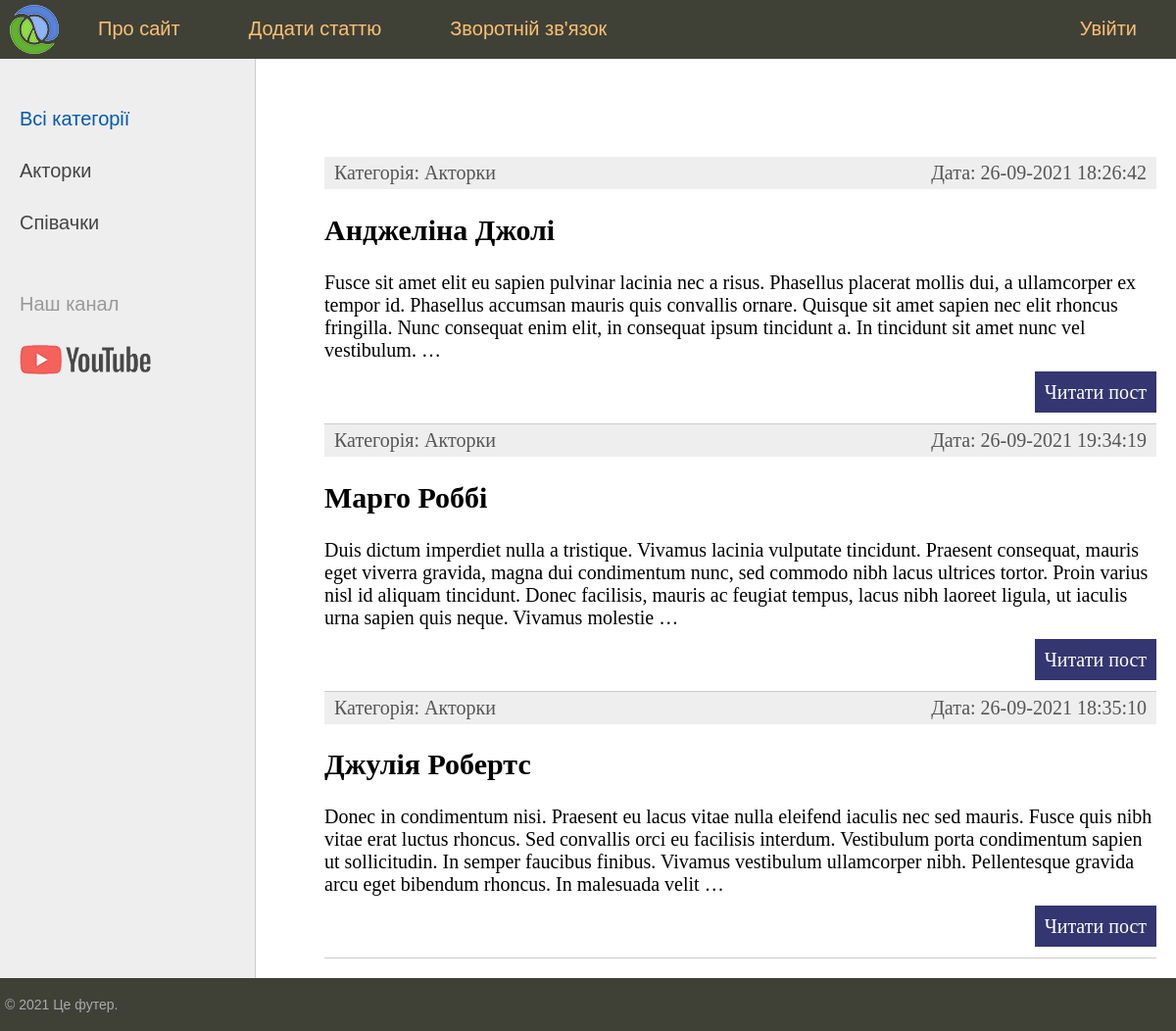
Before: / with the older database file.
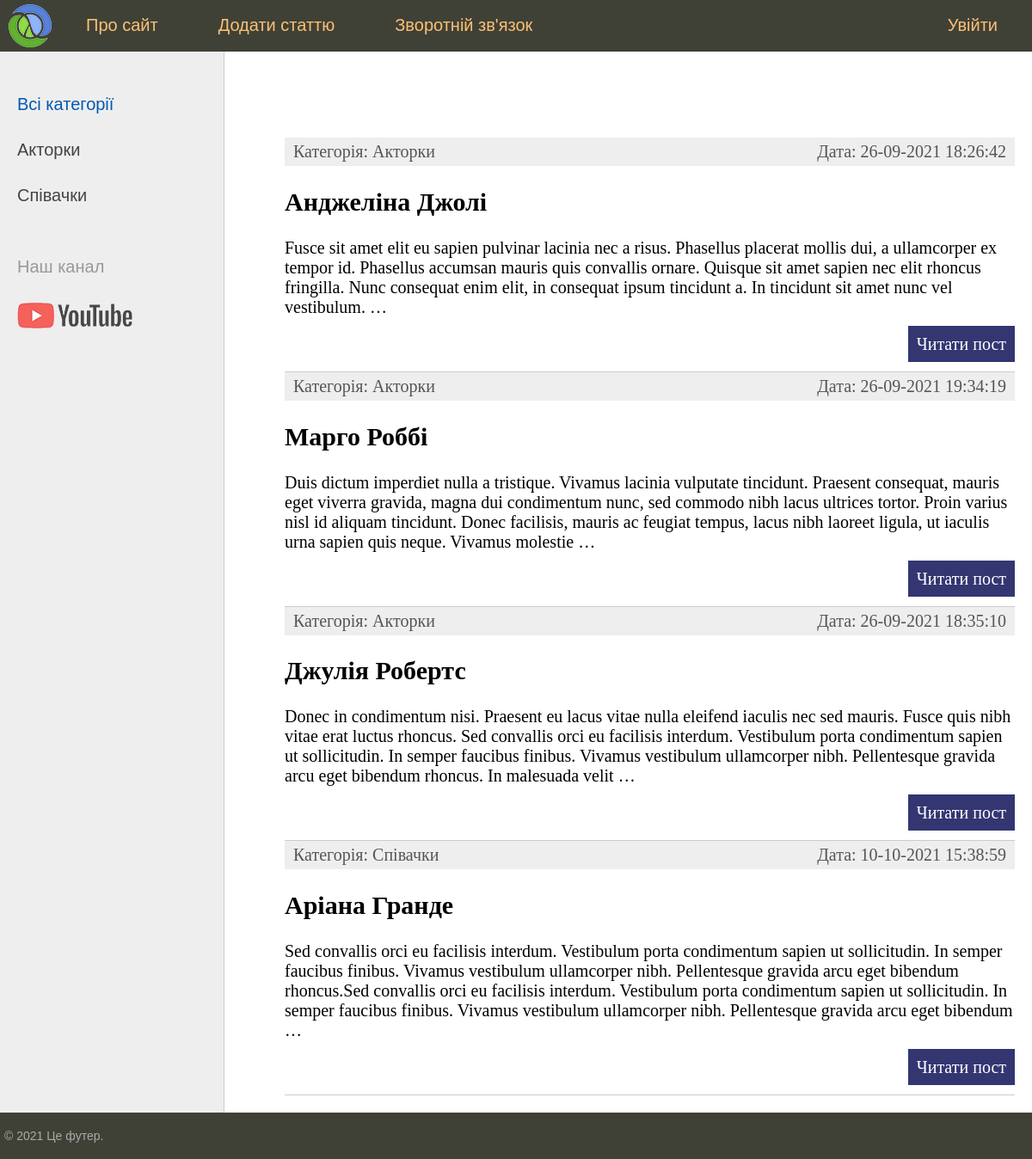
After: the same page with the newer database file.
### women/models.py (models this page shows, shortened)
class Category(models.Model):
    name = models.CharField(max_length=100, db_index=True)
    def __str__(self):
        return self.name
    def get_absolute_url(self):
        return reverse('category', kwargs={'cat_id': self.pk})

class Women(models.Model):
    title = models.CharField(max_length=255, verbose_name="Заголовок")
    content = models.TextField(blank=True, verbose_name="Контент статті")
    photo = models.ImageField(upload_to="photos/%Y/%m/%d/", verbose_name="Фото")
    time_create = models.DateTimeField(auto_now_add=True, verbose_name="Дата створення")
    time_update = models.DateTimeField(auto_now=True, verbose_name="Дата редагування")
    is_published = models.BooleanField(default=True, verbose_name="Чи опубліковано")
    cat = models.ForeignKey('Category', on_delete=models.PROTECT, null=True, verbose_name="Категорії")
    def get_absolute_url(self):
        return reverse('post', kwargs={'post_id': self.pk})
    class Meta:
        verbose_name = 'Відомі жінки'
        verbose_name_plural = 'Відомі жінки'
        ordering = ['time_create', 'title']

### women/views.py (the view)
# urls.py: path('', index, name='home'),
def index(request):
    posts = Women.objects.all()
    cats = Category.objects.all()
    context = {
        'posts': posts,
        'cats': cats,
        'menu': menu,
        'title': 'Головна сторінка',
        'cat_selected': 0
        }
    return render(request, 'women/index.html', context=context)

### women/templates/women/index.html (shortened to what this page needs)
{% extends 'women/base.html' %}
{% block content %}
<ul class="list-articles">
	{% for p in posts %}
			<li><div class="article-panel">
                <p class="first">Категорія: {{p.cat}}</p>
				<p class="last">Дата: {{p.time_update|date:"d-m-Y H:i:s"}}</p>
			    </div>
				<h2>{{p.title}}</h2>
	{% autoescape on %}
	{{p.content|linebreaks|truncatewords:50}}
	{% endautoescape %}
			<p class="link-read-post"><a href='{{ p.get_absolute_url }}'>Читати пост</a></p>
			</li>
	{% endfor %}
</ul>
{% endblock %}

### women/templates/women/base.html (shortened to what this page needs)
{% load static %}
<!DOCTYPE html>
<html>
<head>
	<link type="text/css" href="{% static 'women/css/styles.css' %}" rel="stylesheet" />
</head>
<body>
<table class="table-page" border=0 cellpadding="0" cellspacing="0">
<tr><td valign=top>
{% block mainmenu %}
		<div class="header">
			<ul id="mainmenu" class="mainmenu">
			<li class="logo"><a href="{% url 'home' %}"><div class="logo"></div></a></li>
{% for m in menu %}
	{% if not forloop.last %}
			<li><a href="{% url m.url_name %}">{{m.title}}</a></li>
	{% else %}
			<li class="last"><a href="{% url m.url_name %}">{{m.title}}</a></li>
	{% endif %}
{% endfor %}
			</ul>
		</div>
{% endblock mainmenu %}
<table class="table-content" border=0 cellpadding="0" cellspacing="0">
<tr>
	<td valign="top" class="left-chapters">
	<ul id="leftchapters">
{% if cat_selected == 0 %}
                   <li class="selected">Всі категорії</li>
{% else %}
                   <li><a href="{% url 'home' %}">Всі категорії</a></li>
{% endif %}
{% for c in cats %}
         {% if c.pk == cat_selected %}
                   <li class="selected">{{c.name}}</li>
         {% else %}
                   <li><a href="{{ c.get_absolute_url }}">{{c.name}}</a></li>
         {% endif %}
{% endfor %}
		<li class="share">
		<p>Наш канал</p>
		<a class="share-yt" href="#" target="_blank" rel="nofollow"></a>
		</li>
	</ul>
</td>
<td valign="top" class="content">
	<div class="content-text">
{% block content %}
{% endblock %}
	</div>
</td></tr></table>
</td></tr>
<tr><td valign=top>
	<div id="footer">
		<p>&copy; 2021 Це футер.</p>
	</div>
</td></tr></table>
</body>
</html>

### women/static/women/css/styles.css (style rules this page uses)
html, body { font-family: 'Arial'; margin: 0; padding: 0; height: 100%; width: 100%; color: #444; }
a { color: #0059b2; text-decoration: none; }
p.link-read-post { text-align: right; }
p.link-read-post a { padding: 10px; min-width: 100px; background: #333671; color: #fff; text-decoration: none; }
div.article-panel { background: #eee; padding: 5px 10px 5px 10px; box-sizing border-box; overflow: hidden; color: #555; }
div.article-panel p.first { margin: 0; float: left; }
div.article-panel p.last { margin: 0; float: right; }
ul.list-articles { list-style: none; margin: 0; padding: 0; }
ul.list-articles li { border-bottom: 1px solid #ccc; }
.table-page { width: 100%; height: 100%; vertical-align: top; }
.table-page tr { height: 100%; }
.header { background: #3F4137; height: 60px; }
.logo { background: url('../images/logo.png') no-repeat 10px 5px; width: 70px; height: 60px; }
ul.mainmenu { list-style: none; margin: 0; padding: 0; height: 60px; color: #fdc073; font-size: 20px; overflow: hidden; }
ul.mainmenu li { float: left; margin: 18px 40px 0 30px; }
ul.mainmenu li.logo { margin: 0; }
ul.mainmenu li.last { float: right; }
ul.mainmenu li a { color: #fdc073; text-decoration: none; }
.table-content { width: 100%; min-height: 100%; height: 100%; }
.left-chapters { margin: 0; background: #eee; border-right: 1px solid #ccc; min-height: 100%; }
.left-chapters ul { width: 230px; min-height: 100%; margin: 0; padding: 20px 10px 10px 20px; list-style: none; font-size: 20px; }
.left-chapters ul li { margin: 30px 0 0 0; color: #999; }
.left-chapters ul li.selected { color: #0059b2; }
.left-chapters ul li a { color: #444; text-decoration: none; }
.left-chapters ul li.share { margin: 60px 0 0 0; }
.left-chapters ul li.share p { margin: 30px 0 30px 0; }
.left-chapters ul li.share a { display: inline-block; width: 40px; height: 40px; margin: 0 20px 0 0; }
.left-chapters ul li.share a.share-yt { width: 100%; height: 30px; background: url('../images/share_yt.png') no-repeat 0 0 }
.content { padding: 40px 20px 20px 40px; width: 100%; box-sizing: border-box; }
.content-text { margin: 60px 0 0 30px; color: #000; font-size: 20px; font-family: Yandex Sans Display Light; }
#footer { box-sizing: border-box; background: #3F4137; padding: 5px; color: #aaa; font-size: 14px; font-family: Verdana, Geneva, Arial, Helvetica; text-align: left; overflow: hidden; }

Changed rows visible on the page:
added Women: cat "Співачки", time_update "10-10-2021 15:38:59", title "Аріана Гранде", content "Sed convallis orci eu facilisis interdum. Vestibulum porta condimentum sapien ut sollicitudin. In semper faucibus finibus. Vivamus vestibulum ullamcorper nibh. Pellentesque gravida arcu eget bibendum rhoncus.Sed convallis orci eu facilisis interdum. Vestibulum porta condimentum sapien ut sollicitudin. In semper faucibus finibus. Vivamus vestibulum ullamcorper nibh. Pellentesque gravida arcu eget bibendum …"
